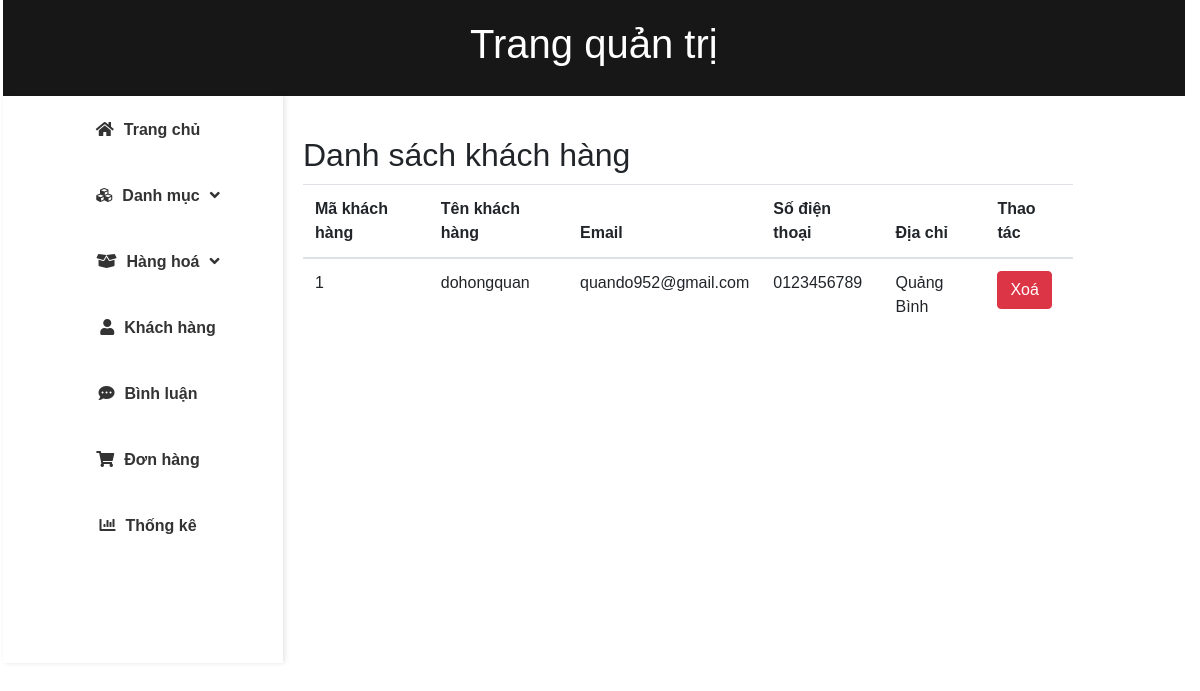
Screenshot of /admin/index.php?act=khachhang with the database file from the repository.
### tables this page shows
CREATE TABLE `taikhoan` (
  `id` int(11) NOT NULL,
  `name` varchar(50) NOT NULL,
  `user` varchar(25) NOT NULL,
  `pass` varchar(25) NOT NULL,
  `email` varchar(100) NOT NULL,
  `address` varchar(100) DEFAULT NULL,
  `tel` varchar(10) DEFAULT NULL,
  `role` tinyint(4) NOT NULL DEFAULT 0
);

### admin/model/pdo.php (called while the page is built, shortened)
<?php
function pdo_get_connection()
{
    $dburl = "mysql:host=localhost;dbname=duan1;charset=utf8";
    $username = 'root';
    $password = '';
    $conn = new PDO($dburl, $username, $password);
    $conn->setAttribute(PDO::ATTR_ERRMODE, PDO::ERRMODE_EXCEPTION);
    return $conn;
}
function pdo_query($sql)
{
    $sql_args = array_slice(func_get_args(), 1);
    try {
        $conn = pdo_get_connection();
        $stmt = $conn->prepare($sql);
        $stmt->execute($sql_args);
        $rows = $stmt->fetchAll();
        return $rows;
    } catch (PDOException $e) {
        throw $e;
    } finally {
        unset($conn);
    }
}
?>

### admin/model/taikhoan.php (called while the page is built, shortened)
<?php
function loadall_taikhoan(){
    $sql = "SELECT * FROM taikhoan order by id";
    $listtk = pdo_query($sql);
    return $listtk;
}

### admin/taikhoan/list.php (the view, shortened to what this page needs)
<div class="col-sm-8 nd">
    <h2>Danh sách khách hàng</h2>
    <table class="table table-hover">
        <thead>
            <tr>
                <th>Mã khách hàng</th>
                <th>Tên khách hàng</th>
                <th>Email</th>
                <th>Số điện thoại</th>
                <th>Địa chỉ</th>
                <th>Thao tác</th>
            </tr>
        </thead>
        <tbody>
            <?php
            foreach ($listtk as $taikhoan) {
                extract($taikhoan);
                $xoatk = "index.php?act=xoakh&id=" .$id;
                echo
                '<tr>
                            <td>' . $id . '</td>
                            <td>' . $name . '</td>
                            <td>' . $email . '</td>
                            <td>' . $tel . '</td>
                            <td>' . $address . '</td>
                            <td><a href = "' . $xoatk . '"><input class="btn btn-danger" type="button" value="Xoá"></td>
                </tr>';
            }
            ?>
        </tbody>
    </table>
</div>

### admin/css/style.css (style rules this page uses)
body { margin: 0; padding: 0; font-family: 'Arial', sans-serif; background-color: #ffffff; }
.nd { margin-left: -100px; margin-top: 30px; }
table { width: 100%; border-collapse: collapse; margin-top: 10px; }
h2 { margin-top: 10px; }

### rows the page displays
taikhoan: id "1", name "dohongquan", email "quando952@gmail.com", tel "0123456789", address "Quảng Bình"
